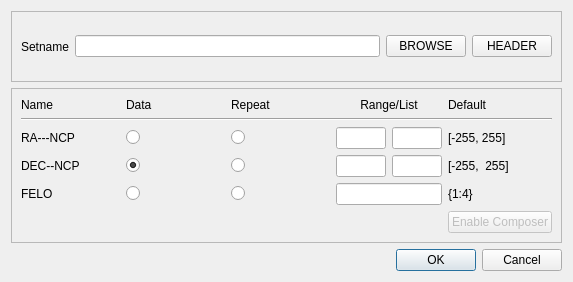
<?xml version="1.0" encoding="UTF-8"?>
<ui version="4.0">
 <class>Dialog</class>
 <widget class="QDialog" name="Dialog">
  <property name="geometry">
   <rect>
    <x>0</x>
    <y>0</y>
    <width>573</width>
    <height>282</height>
   </rect>
  </property>
  <property name="windowTitle">
   <string>Dialog</string>
  </property>
  <layout class="QVBoxLayout" name="verticalLayout">
   <item>
    <widget class="QFrame" name="frame_2">
     <property name="frameShape">
      <enum>QFrame::StyledPanel</enum>
     </property>
     <property name="frameShadow">
      <enum>QFrame::Raised</enum>
     </property>
     <layout class="QHBoxLayout" name="horizontalLayout">
      <item>
       <widget class="QLabel" name="label_11">
        <property name="text">
         <string>Setname</string>
        </property>
       </widget>
      </item>
      <item>
       <widget class="QLineEdit" name="lineEdit_7"/>
      </item>
      <item>
       <widget class="QPushButton" name="pushButton">
        <property name="text">
         <string>BROWSE</string>
        </property>
       </widget>
      </item>
      <item>
       <widget class="QPushButton" name="pushButton_2">
        <property name="text">
         <string>HEADER</string>
        </property>
       </widget>
      </item>
     </layout>
    </widget>
   </item>
   <item>
    <widget class="QFrame" name="frame">
     <property name="frameShape">
      <enum>QFrame::StyledPanel</enum>
     </property>
     <property name="frameShadow">
      <enum>QFrame::Raised</enum>
     </property>
     <layout class="QGridLayout" name="gridLayout">
      <item row="0" column="0">
       <widget class="QLabel" name="label">
        <property name="text">
         <string>Name</string>
        </property>
       </widget>
      </item>
      <item row="0" column="1">
       <widget class="QLabel" name="label_2">
        <property name="text">
         <string>Data</string>
        </property>
       </widget>
      </item>
      <item row="0" column="2">
       <widget class="QLabel" name="label_3">
        <property name="text">
         <string>Repeat</string>
        </property>
       </widget>
      </item>
      <item row="0" column="3" colspan="2">
       <widget class="QLabel" name="label_4">
        <property name="text">
         <string>Range/List</string>
        </property>
        <property name="alignment">
         <set>Qt::AlignCenter</set>
        </property>
       </widget>
      </item>
      <item row="2" column="0">
       <widget class="QLabel" name="label_6">
        <property name="text">
         <string>RA---NCP</string>
        </property>
       </widget>
      </item>
      <item row="1" column="0" colspan="6">
       <widget class="Line" name="line">
        <property name="orientation">
         <enum>Qt::Horizontal</enum>
        </property>
       </widget>
      </item>
      <item row="2" column="1">
       <widget class="QRadioButton" name="radioButton">
        <property name="text">
         <string/>
        </property>
        <property name="checked">
         <bool>false</bool>
        </property>
       </widget>
      </item>
      <item row="2" column="2">
       <widget class="QRadioButton" name="radioButton_2">
        <property name="text">
         <string/>
        </property>
       </widget>
      </item>
      <item row="2" column="3">
       <widget class="QLineEdit" name="lineEdit">
        <property name="maximumSize">
         <size>
          <width>50</width>
          <height>16777215</height>
         </size>
        </property>
       </widget>
      </item>
      <item row="2" column="4">
       <widget class="QLineEdit" name="lineEdit_2">
        <property name="maximumSize">
         <size>
          <width>50</width>
          <height>16777215</height>
         </size>
        </property>
       </widget>
      </item>
      <item row="0" column="5">
       <widget class="QLabel" name="label_5">
        <property name="text">
         <string>Default</string>
        </property>
       </widget>
      </item>
      <item row="2" column="5">
       <widget class="QLabel" name="label_7">
        <property name="text">
         <string>[-255, 255]</string>
        </property>
       </widget>
      </item>
      <item row="3" column="0">
       <widget class="QLabel" name="label_8">
        <property name="text">
         <string>DEC--NCP</string>
        </property>
       </widget>
      </item>
      <item row="3" column="2">
       <widget class="QRadioButton" name="radioButton_3">
        <property name="text">
         <string/>
        </property>
       </widget>
      </item>
      <item row="3" column="1">
       <widget class="QRadioButton" name="radioButton_4">
        <property name="text">
         <string/>
        </property>
        <property name="checked">
         <bool>true</bool>
        </property>
       </widget>
      </item>
      <item row="3" column="3">
       <widget class="QLineEdit" name="lineEdit_3">
        <property name="maximumSize">
         <size>
          <width>50</width>
          <height>16777215</height>
         </size>
        </property>
       </widget>
      </item>
      <item row="3" column="4">
       <widget class="QLineEdit" name="lineEdit_4">
        <property name="maximumSize">
         <size>
          <width>50</width>
          <height>16777215</height>
         </size>
        </property>
       </widget>
      </item>
      <item row="3" column="5">
       <widget class="QLabel" name="label_9">
        <property name="text">
         <string>[-255,  255]</string>
        </property>
       </widget>
      </item>
      <item row="4" column="0">
       <widget class="QLabel" name="label_10">
        <property name="text">
         <string>FELO</string>
        </property>
       </widget>
      </item>
      <item row="4" column="1">
       <widget class="QRadioButton" name="radioButton_5">
        <property name="text">
         <string/>
        </property>
       </widget>
      </item>
      <item row="4" column="2">
       <widget class="QRadioButton" name="radioButton_6">
        <property name="text">
         <string/>
        </property>
        <property name="checked">
         <bool>false</bool>
        </property>
       </widget>
      </item>
      <item row="4" column="3" colspan="2">
       <widget class="QLineEdit" name="lineEdit_5"/>
      </item>
      <item row="4" column="5">
       <widget class="QLabel" name="label_12">
        <property name="text">
         <string>{1:4}</string>
        </property>
       </widget>
      </item>
      <item row="5" column="5">
       <widget class="QPushButton" name="pushButton_3">
        <property name="enabled">
         <bool>false</bool>
        </property>
        <property name="text">
         <string>Enable Composer</string>
        </property>
       </widget>
      </item>
     </layout>
    </widget>
   </item>
   <item>
    <widget class="QDialogButtonBox" name="buttonBox">
     <property name="orientation">
      <enum>Qt::Horizontal</enum>
     </property>
     <property name="standardButtons">
      <set>QDialogButtonBox::Cancel|QDialogButtonBox::Ok</set>
     </property>
    </widget>
   </item>
  </layout>
 </widget>
 <resources/>
 <connections>
  <connection>
   <sender>buttonBox</sender>
   <signal>accepted()</signal>
   <receiver>Dialog</receiver>
   <slot>accept()</slot>
   <hints>
    <hint type="sourcelabel">
     <x>248</x>
     <y>254</y>
    </hint>
    <hint type="destinationlabel">
     <x>157</x>
     <y>274</y>
    </hint>
   </hints>
  </connection>
  <connection>
   <sender>buttonBox</sender>
   <signal>rejected()</signal>
   <receiver>Dialog</receiver>
   <slot>reject()</slot>
   <hints>
    <hint type="sourcelabel">
     <x>316</x>
     <y>260</y>
    </hint>
    <hint type="destinationlabel">
     <x>286</x>
     <y>274</y>
    </hint>
   </hints>
  </connection>
 </connections>
</ui>
